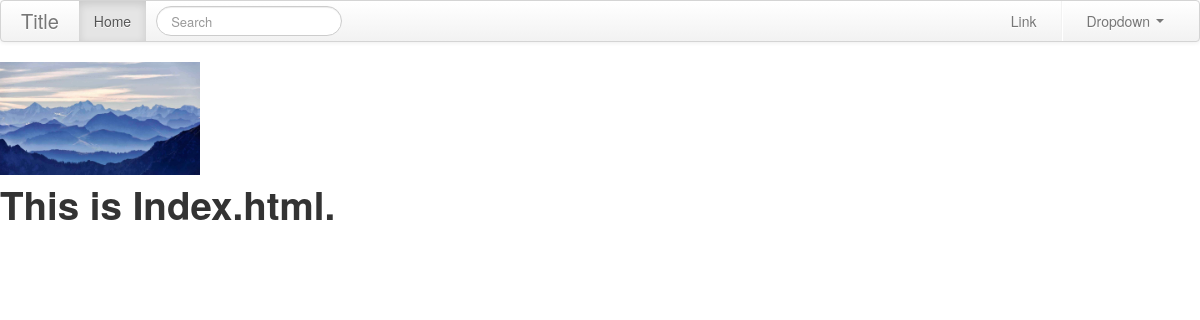
The app's page /, older data.
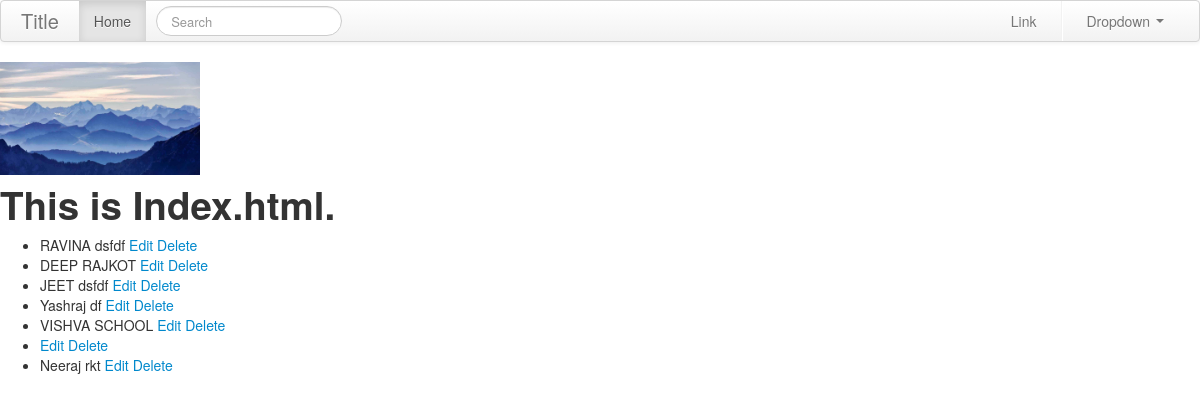
The same page, newer data.
### blog1/models.py (models this page shows, shortened)
class studInfo(models.Model):
    rno = models.AutoField(primary_key=True,verbose_name="Roll Number.")
    rname = models.CharField(max_length=150, verbose_name="Student Name")
    raddress = models.CharField( max_length=255, verbose_name="Address")
    rcity = models.CharField(default="Rajkot",choices=city,max_length=50,verbose_name="City")
    rphone = models.IntegerField(blank=True,null=True,verbose_name="Contact Number")
    class Meta:
        verbose_name = "Student Information"
        verbose_name_plural = "Student's Information"

### blog1/views.py (the view)
# urls.py: url(r'^$', views.index,name='index'),
def index(request):
    studInfo_data = studInfo.objects.order_by('rno')
    studResult_data = studResult.objects.order_by('sInfo')
    context = {
        'studData': studInfo_data,
        'studResultdata':studResult_data
    }
    return render(request, 'index.html', context)

### templates/index.html (shortened to what this page needs)
{% extends "main.html" %}
{% block content %}
<img src="/static/images/mountains.jpg" alt="sdsds" height="200" width="200">
<h1>This is Index.html.</h1>
<div class="container">
    <UL>
        {% for stud in studData %}
    <li>
         {{ stud.rname }}
         {{ stud.raddress }}
         <a href="{% url 'about' stud.rno %} ">Edit</a> <a href="{% url 'about' stud.rno%}">Delete</a>
         </li>
        {% endfor %}
    </UL>
</div>
{% endblock content %}

### templates/main.html (shortened to what this page needs)
{% load static %}
<!DOCTYPE html>
<html lang="en" dir="ltr">
<head>
  {% include "linksonly.html" %}
</head>
<body>
  <div class="navbar">
    <div class="navbar-inner">
      <div class="container">
        <a class="brand" href="#">Title</a>
        <div class="nav-collapse collapse navbar-responsive-collapse">
          <ul class="nav">
            <li class="active"><a href="{% url 'index' %}">Home</a></li>
          </ul>
          <form class="navbar-search pull-left" action="">
            <input type="text" class="search-query span2" placeholder="Search">
          </form>
          <ul class="nav pull-right">
            <li><a href="#">Link</a></li>
            <li class="divider-vertical"></li>
            <li class="dropdown">
              <a href="#" class="dropdown-toggle" data-toggle="dropdown">Dropdown <b class="caret"></b></a>
            </li>
          </ul>
        </div>
      </div>
    </div>
  </div>
  {% block content %}{% endblock %}
</body>
</html>

### templates/linksonly.html
<link rel="stylesheet" href= "static/css/mycss.css">
<link rel="stylesheet" href="/static/css/bootstrap.css">
<link rel="stylesheet" href="/static/css/bootstrap-responsive.css">

### static/css/mycss.css (style rules this page uses)
h1 { color: red; }

Row changes from the older to the newer data that the page shows:
added studInfo: rname "RAVINA", raddress "dsfdf"
added studInfo: rname "DEEP", raddress "RAJKOT"
added studInfo: rname "JEET", raddress "dsfdf"
added studInfo: rname "Yashraj", raddress "df"
added studInfo: rname "VISHVA", raddress "SCHOOL"
added studInfo: rname "Neeraj", raddress "rkt"
